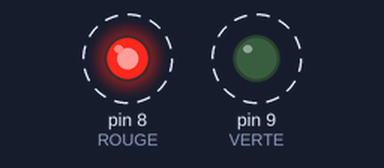
The sketch below on a simulated Arduino Uno, built with avr-gcc and run on an emulated ATmega328P. Shown: output pins drawn as LEDs (lit = HIGH). Dashed ring = blinking.

Above: at 0.2 s.
Timing chart, 0 to 3.0 s (numbered marks = the images above):
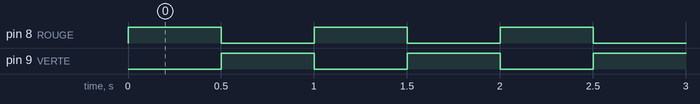

Measured:
- by itself, pin 8 (ROUGE), pin 9 (VERTE): alternates HIGH for 0.50 s and LOW for 0.50 s

The sketch:

ExempleLED-4.ino
```cpp
const int ROUGE = 8;
const int VERTE = 9;

void setup() {
  pinMode(ROUGE, OUTPUT);
  pinMode(VERTE, OUTPUT);
  digitalWrite(ROUGE, LOW);
  digitalWrite(VERTE, LOW);
}

void loop() {
  digitalWrite(VERTE, LOW);
  digitalWrite(ROUGE, HIGH);
  delay(500);

  digitalWrite(ROUGE, LOW);
  digitalWrite(VERTE, HIGH);
  delay(500);
}
```
